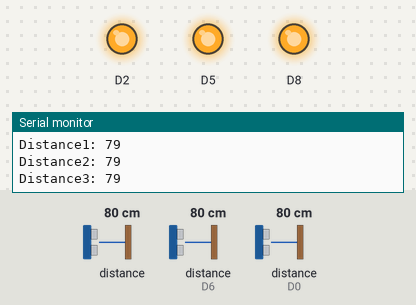
A sketch run on a simulated ESP8266 (NodeMCU). Shown: output pins drawn as LEDs (lit = HIGH), the last lines printed to the serial monitor. Wiring (inferred from the names in the program): 3 × ultrasonic range finder: trigger D4, echo D3 / trigger D1, echo D0 / trigger D7, echo D6. Inputs (shaded band) come from the test bench; at power-on: distance to the obstacle 80 cm, distance to the obstacle (sensors on D6, D0) 80 cm. The echo pulse lasts 58.3 µs per cm; WiFi joins after 1.5 s; servers stay silent unless stated; uploads are accepted with an empty reply; pins used as bus, display or sensor lines are not drawn.

Above: at 4.7 s.
4.8 s: distance to the obstacle (sensor 0) set to 9 cm
7.5 s: distance to the obstacle (sensor 0) set to 6 cm
At 8.4 s:
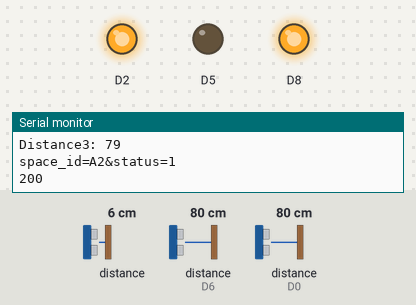
10.2 s: distance to the obstacle (sensor on D6) set to 9 cm
12.9 s: distance to the obstacle (sensor on D6) set to 6 cm
At 14.1 s:
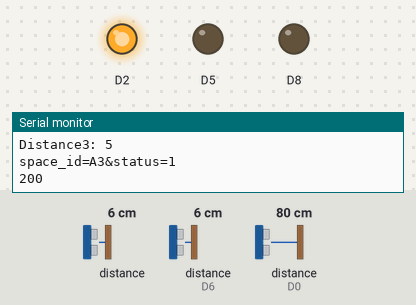
15.6 s: distance to the obstacle (sensor 0) set to 18 cm
At 17.2 s:
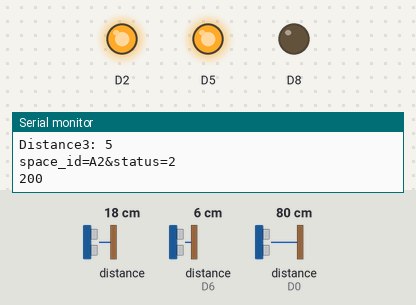
18.3 s: distance to the obstacle (sensor on D0) set to 9 cm
21.3 s: distance to the obstacle (sensor on D0) set to 6 cm
At 22.5 s:
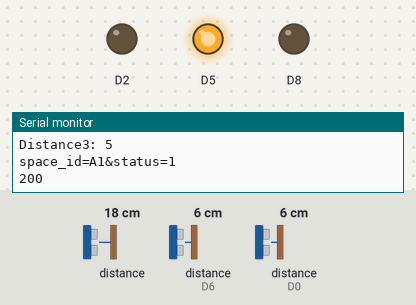
Timing chart, 0 to 24.3 s (numbered marks = the images above; inputs shaded):
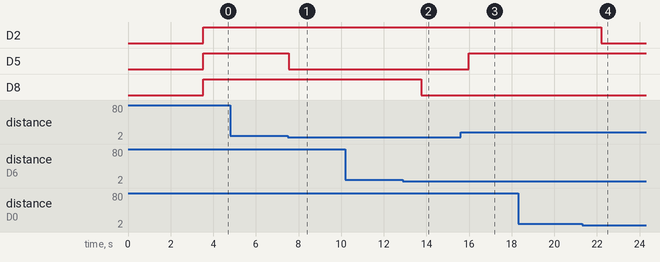

The sketch:

Parking_Project.ino
```cpp
#include <ESP8266WiFi.h>
#include <WiFiClient.h>
#include <ESP8266WebServer.h>
#include <ESP8266HTTPClient.h>

const char *ssid = "rajjo";
const char *password = "rajjo1234";

const char *host = "192.168.43.219";

const int trigPin1 = D1;
const int echoPin1 = D0;
const int trigPin2 = D4;
const int echoPin2 = D3;
const int trigPin3 = D7;
const int echoPin3 = D6;

long duration1, duration2, duration3;
int distance1, distance2, distance3;
int new_status1, new_status2, new_status3;
int status1 = 2;
int status2 = 2;
int status3 = 2;

void setup() {
  pinMode(D2, OUTPUT);
  pinMode(D5, OUTPUT);
  pinMode(D8, OUTPUT);
  pinMode(trigPin1, OUTPUT);
  pinMode(echoPin1, INPUT);
  pinMode(trigPin2, OUTPUT);
  pinMode(echoPin2, INPUT);
  pinMode(trigPin3, OUTPUT);
  pinMode(echoPin3, INPUT);
  delay(1000);

  Serial.begin(115200);
  WiFi.mode(WIFI_OFF);
  delay(1000);
  WiFi.mode(WIFI_STA);

  WiFi.begin(ssid, password);
  Serial.println("");

  Serial.print("Connecting");
  while (WiFi.status() != WL_CONNECTED) {
    delay(500);
    Serial.print(".");
  }

  Serial.println("");
  Serial.print("Connected to ");
  Serial.println(ssid);
  Serial.print("IP address: ");
  Serial.println(WiFi.localIP());
}

void loop() {
  HTTPClient http;

  digitalWrite(trigPin1, LOW);
  delayMicroseconds(2);
  digitalWrite(trigPin1, HIGH);
  delayMicroseconds(10);
  digitalWrite(trigPin1, LOW);
  duration1 = pulseIn(echoPin1, HIGH);

  digitalWrite(trigPin2, LOW);
  delayMicroseconds(2);
  digitalWrite(trigPin2, HIGH);
  delayMicroseconds(10);
  digitalWrite(trigPin2, LOW);
  duration2 = pulseIn(echoPin2, HIGH);

  digitalWrite(trigPin3, LOW);
  delayMicroseconds(2);
  digitalWrite(trigPin3, HIGH);
  delayMicroseconds(10);
  digitalWrite(trigPin3, LOW);
  duration3 = pulseIn(echoPin3, HIGH);

  distance1= duration1*0.034/2;
  distance2= duration2*0.034/2;
  distance3= duration3*0.034/2;

  Serial.print("Distance1: ");
  Serial.println(distance1);
  Serial.print("Distance2: ");
  Serial.println(distance2);
  Serial.print("Distance3: ");
  Serial.println(distance3);

  if(distance1 < 7) {
    digitalWrite(D2, LOW);
    new_status1 = 1;
  }
  else {
    digitalWrite(D2, HIGH);
    new_status1 = 2;
  }

  if(distance2 < 7) {
    digitalWrite(D5, LOW);
    new_status2 = 1;
  }
  else {
    digitalWrite(D5, HIGH);
    new_status2 = 2;
  }

  if(distance3 < 7) {
    digitalWrite(D8, LOW);
    new_status3 = 1;
  }
  else {
    digitalWrite(D8, HIGH);
    new_status3 = 2;
  }

  if(new_status1 != status1) {
    String space_id1 = "A1";
    http.begin("http://192.168.43.219/post_data2.php");
    http.addHeader("Content-Type", "application/x-www-form-urlencoded");
    String postData1 = "space_id="+space_id1+"&status="+new_status1;
    int httpCode1 = http.POST(postData1);
    String payload1 = http.getString();
    Serial.println(postData1);
    Serial.println(httpCode1);
    http.end();
    status1 = new_status1;
  }

  if(new_status2 != status2) {
    String space_id2 = "A2";
    http.begin("http://192.168.43.219/post_data2.php");
    http.addHeader("Content-Type", "application/x-www-form-urlencoded");
    String postData2 = "space_id="+space_id2+"&status="+new_status2;
    int httpCode2 = http.POST(postData2);
    String payload2 = http.getString();
    Serial.println(postData2);
    Serial.println(httpCode2);
    Serial.println(payload2);
    http.end();
    status2 = new_status2;
  }

  if(new_status3 != status3) {
    String space_id3 = "A3";
    http.begin("http://192.168.43.219/post_data2.php");
    http.addHeader("Content-Type", "application/x-www-form-urlencoded");
    String postData3 = "space_id="+space_id3+"&status="+new_status3;
    int httpCode3 = http.POST(postData3);
    String payload3 = http.getString();
    Serial.println(postData3);
    Serial.println(httpCode3);
    http.end();
    status3 = new_status3;
  }

  delay(2000);
}
```

Measured:
- the behaviour switches between 8 and 7 cm on distance to the obstacle (sensor 0) (found by bisection; images 0 and 1)
- the behaviour switches between 8 and 7 cm on distance to the obstacle (sensor on D6) (found by bisection; images 1 and 2)
- the behaviour switches between 8 and 7 cm on distance to the obstacle (sensor on D0) (found by bisection; images 3 and 4)
- after the input at 7.5 s, D5: HIGH → LOW at once
- after the input at 12.9 s, D8: HIGH → LOW after 0.87 s
- after the input at 15.6 s, D5: LOW → HIGH after 0.38 s
- after the input at 21.3 s, D2: HIGH → LOW after 0.89 s
